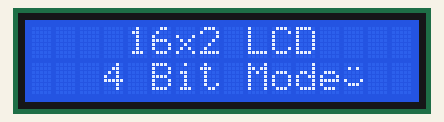
Simulated run of this sketch. Board: Arduino Leonardo, built with avr-gcc and run on an emulated ATmega32U4. Shown: 16×2 character LCD. Wiring (inferred from the names in the program): character LCD (HD44780): RS pin 13; R/W pin 12; E pin 11; data pin 6, pin 5, pin 4, pin 3.

Above: at 0.4 s.

The sketch:

UNO_LCD_4_Bit_1.0.ino
```cpp
// Pin definitions for 4-bit mode
#define RS 13  // Register Select pin
#define RW 12  // Read/Write pin
#define EN 11  // Enable pin
#define D4 6   // Data pins D4-D7
#define D5 5
#define D6 4
#define D7 3

// Custom character (8x5 pixels)
unsigned char specialChar[8] = {
  0x00, 0x0A, 0x00, 0x00, 0x11, 0x0E, 0x00, 0x00
};

void setup() {
  Serial.begin(115200); // Leonardo: wait for serial port to connect
  // Set pins as OUTPUT
  pinMode(RS, OUTPUT);
  pinMode(RW, OUTPUT);
  pinMode(EN, OUTPUT);
  pinMode(D4, OUTPUT);
  pinMode(D5, OUTPUT);
  pinMode(D6, OUTPUT);
  pinMode(D7, OUTPUT);

  // Initialize LCD in 4-bit mode
  lcdInit();

  // Load custom character into CGRAM
  lcdCommand(0x40);  // Set CGRAM Address
  for (int i = 0; i < 8; i++) {
    lcdData(specialChar[i]);
  }

  lcdCommand(0x80);  // Move cursor to home position
}


  // Write text on the LCD
void loop() {
  lcdCommand(0x80);  // First line, first column
  lcdPrint("    16x2 LCD");
  lcdCommand(0xC0);  // Second line, first column
  lcdPrint("   4 Bit Mode");   // Print the custom character
  lcdData(0x00);    // Display custom character stored in position 0
  delay(1000);      // Delay for visibility
}

// Function to send a command to the LCD
void lcdCommand(unsigned char command) {
  digitalWrite(RS, LOW);    // RS = 0 (command mode)
  digitalWrite(RW, LOW);    // RW = 0 (write mode)
  lcdWrite4Bits(command >> 4);  // Send higher nibble
  lcdWrite4Bits(command & 0x0F);  // Send lower nibble
  delay(5);                 // Command execution time
}

// Function to send data to the LCD
void lcdData(unsigned char data) {
  digitalWrite(RS, HIGH);     // RS = 1 (data mode)
  digitalWrite(RW, LOW);      // RW = 0 (write mode)
  lcdWrite4Bits(data >> 4);   // Send higher nibble
  lcdWrite4Bits(data & 0x0F); // Send lower nibble
  delay(5);                   // Data write time
}

// Function to write 4 bits to the LCD
void lcdWrite4Bits(unsigned char value) {
  digitalWrite(D4, (value >> 0) & 1);
  digitalWrite(D5, (value >> 1) & 1);
  digitalWrite(D6, (value >> 2) & 1);
  digitalWrite(D7, (value >> 3) & 1);

  // Latch data with Enable pulse
  digitalWrite(EN, HIGH);
  delayMicroseconds(1);
  digitalWrite(EN, LOW);
  delayMicroseconds(200);
}

// Function to print a string on the LCD
void lcdPrint(const char *str) {
  while (*str) {
    lcdData(*str++);  // Send each character
  }
}


// Function to initialize the LCD in 4-bit mode
void lcdInit() {
  delay(100);           // Wait for LCD power-up
  lcdWrite4Bits(0x03);  // Set 4-bit mode (special sequence)
  delay(5);
  lcdWrite4Bits(0x03);  // Set 4-bit mode (special sequence)
  delay(5);
  lcdWrite4Bits(0x03);  // Set 4-bit mode (special sequence)
  delay(5);
  lcdWrite4Bits(0x02);  // Set to 4-bit mode
  lcdCommand(0x28);     // Function Set: 4-bit mode, 2 lines, 5x8 font
  delay(5);
  lcdCommand(0x0C);     // Display ON, Cursor OFF, Blink OFF
  delay(5);
  lcdCommand(0x01);     // Clear Display
  delay(5);
  lcdCommand(0x06);     // Entry Mode Set: Increment cursor, no display shift
  delay(5);
}
```
